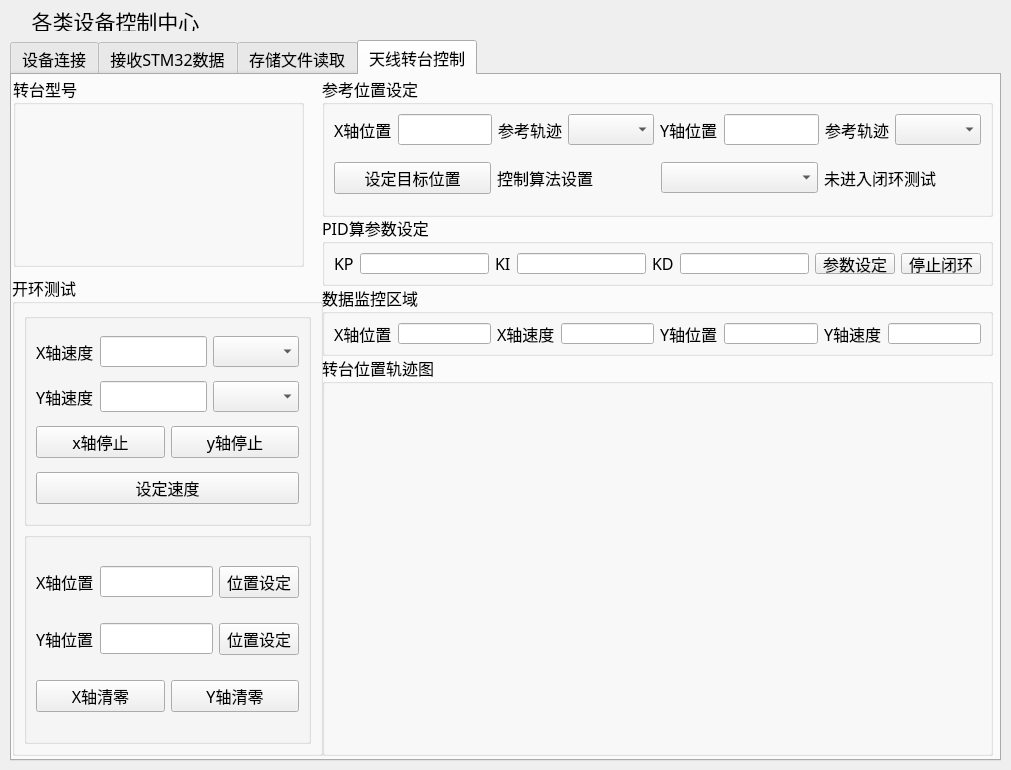
<?xml version="1.0" encoding="UTF-8"?>
<ui version="4.0">
 <class>MainWindow</class>
 <widget class="QMainWindow" name="MainWindow">
  <property name="geometry">
   <rect>
    <x>0</x>
    <y>0</y>
    <width>1011</width>
    <height>770</height>
   </rect>
  </property>
  <property name="font">
   <font>
    <family>宋体</family>
   </font>
  </property>
  <property name="windowTitle">
   <string>MainWindow</string>
  </property>
  <widget class="QWidget" name="centralwidget">
   <widget class="QTabWidget" name="tabWidget">
    <property name="geometry">
     <rect>
      <x>10</x>
      <y>40</y>
      <width>991</width>
      <height>721</height>
     </rect>
    </property>
    <property name="font">
     <font>
      <family>宋体</family>
      <pointsize>12</pointsize>
     </font>
    </property>
    <property name="currentIndex">
     <number>3</number>
    </property>
    <property name="iconSize">
     <size>
      <width>20</width>
      <height>20</height>
     </size>
    </property>
    <property name="documentMode">
     <bool>false</bool>
    </property>
    <widget class="QWidget" name="tab_device_connect">
     <attribute name="title">
      <string>设备连接</string>
     </attribute>
     <widget class="QGroupBox" name="group_box_stm32_connection">
      <property name="geometry">
       <rect>
        <x>10</x>
        <y>10</y>
        <width>451</width>
        <height>181</height>
       </rect>
      </property>
      <property name="font">
       <font>
        <family>宋体</family>
        <pointsize>12</pointsize>
       </font>
      </property>
      <property name="layoutDirection">
       <enum>Qt::LayoutDirection::LeftToRight</enum>
      </property>
      <property name="title">
       <string>数据采集系统STM32以太网连接</string>
      </property>
      <layout class="QVBoxLayout" name="verticalLayout_5">
       <item>
        <layout class="QHBoxLayout" name="horizontalLayout">
         <item>
          <widget class="QLabel" name="label_2">
           <property name="font">
            <font>
             <family>宋体</family>
             <pointsize>12</pointsize>
            </font>
           </property>
           <property name="text">
            <string>服务IP</string>
           </property>
          </widget>
         </item>
         <item>
          <widget class="QLineEdit" name="lineEdit_local_ip"/>
         </item>
        </layout>
       </item>
       <item>
        <layout class="QHBoxLayout" name="horizontalLayout_8">
         <item>
          <widget class="QLabel" name="label_4">
           <property name="font">
            <font>
             <family>宋体</family>
             <pointsize>12</pointsize>
            </font>
           </property>
           <property name="text">
            <string>服务器端口</string>
           </property>
          </widget>
         </item>
         <item>
          <widget class="QLineEdit" name="lineEdit_local_port"/>
         </item>
        </layout>
       </item>
       <item>
        <layout class="QHBoxLayout" name="horizontalLayout_9">
         <item>
          <widget class="QPushButton" name="pushButton_connect">
           <property name="font">
            <font>
             <family>宋体</family>
             <pointsize>14</pointsize>
            </font>
           </property>
           <property name="text">
            <string>连接设备</string>
           </property>
          </widget>
         </item>
         <item>
          <widget class="QPushButton" name="pushButton_disconnect">
           <property name="enabled">
            <bool>false</bool>
           </property>
           <property name="font">
            <font>
             <family>宋体</family>
             <pointsize>14</pointsize>
            </font>
           </property>
           <property name="text">
            <string>断开连接</string>
           </property>
          </widget>
         </item>
        </layout>
       </item>
       <item>
        <layout class="QHBoxLayout" name="horizontalLayout_10">
         <item>
          <widget class="QLabel" name="label_5">
           <property name="font">
            <font>
             <family>宋体</family>
             <pointsize>12</pointsize>
            </font>
           </property>
           <property name="text">
            <string>状态</string>
           </property>
          </widget>
         </item>
         <item>
          <widget class="QLabel" name="label_status">
           <property name="font">
            <font>
             <family>宋体</family>
             <pointsize>12</pointsize>
            </font>
           </property>
           <property name="text">
            <string>未连接</string>
           </property>
           <property name="textFormat">
            <enum>Qt::TextFormat::PlainText</enum>
           </property>
          </widget>
         </item>
        </layout>
       </item>
      </layout>
     </widget>
     <widget class="QGroupBox" name="turntable_connection">
      <property name="geometry">
       <rect>
        <x>460</x>
        <y>10</y>
        <width>521</width>
        <height>181</height>
       </rect>
      </property>
      <property name="font">
       <font>
        <family>宋体</family>
        <pointsize>12</pointsize>
       </font>
      </property>
      <property name="layoutDirection">
       <enum>Qt::LayoutDirection::LeftToRight</enum>
      </property>
      <property name="title">
       <string>天线转台连接</string>
      </property>
      <layout class="QVBoxLayout" name="verticalLayout_13">
       <item>
        <layout class="QHBoxLayout" name="horizontalLayout_37">
         <item>
          <layout class="QHBoxLayout" name="horizontalLayout_29">
           <item>
            <widget class="QLabel" name="label_38">
             <property name="font">
              <font>
               <family>宋体</family>
               <pointsize>12</pointsize>
              </font>
             </property>
             <property name="text">
              <string>波特率</string>
             </property>
            </widget>
           </item>
           <item>
            <widget class="QLineEdit" name="lineEdit_baudrate"/>
           </item>
          </layout>
         </item>
         <item>
          <layout class="QHBoxLayout" name="horizontalLayout_30">
           <item>
            <widget class="QLabel" name="label_40">
             <property name="font">
              <font>
               <family>宋体</family>
               <pointsize>12</pointsize>
              </font>
             </property>
             <property name="text">
              <string>检验位</string>
             </property>
            </widget>
           </item>
           <item>
            <widget class="QLineEdit" name="lineEdit_parity"/>
           </item>
          </layout>
         </item>
        </layout>
       </item>
       <item>
        <layout class="QHBoxLayout" name="horizontalLayout_35">
         <item>
          <layout class="QHBoxLayout" name="horizontalLayout_31">
           <item>
            <widget class="QLabel" name="label_42">
             <property name="font">
              <font>
               <family>宋体</family>
               <pointsize>12</pointsize>
              </font>
             </property>
             <property name="text">
              <string>数据位</string>
             </property>
            </widget>
           </item>
           <item>
            <widget class="QLineEdit" name="lineEdit_dataBit"/>
           </item>
          </layout>
         </item>
         <item>
          <layout class="QHBoxLayout" name="horizontalLayout_32">
           <item>
            <widget class="QLabel" name="label_43">
             <property name="font">
              <font>
               <family>宋体</family>
               <pointsize>12</pointsize>
              </font>
             </property>
             <property name="text">
              <string>停止位</string>
             </property>
            </widget>
           </item>
           <item>
            <widget class="QLineEdit" name="lineEdit_stopBit"/>
           </item>
          </layout>
         </item>
        </layout>
       </item>
       <item>
        <layout class="QHBoxLayout" name="horizontalLayout_36">
         <item>
          <widget class="QLabel" name="label_44">
           <property name="font">
            <font>
             <family>宋体</family>
             <pointsize>12</pointsize>
            </font>
           </property>
           <property name="text">
            <string>串口设备路径</string>
           </property>
          </widget>
         </item>
         <item>
          <widget class="QLineEdit" name="lineEdit_port"/>
         </item>
        </layout>
       </item>
       <item>
        <layout class="QHBoxLayout" name="horizontalLayout_33">
         <item>
          <widget class="QPushButton" name="pushButton_connection">
           <property name="text">
            <string>连接转台</string>
           </property>
          </widget>
         </item>
         <item>
          <widget class="QPushButton" name="pushButton_disconnection">
           <property name="text">
            <string>断开连接</string>
           </property>
          </widget>
         </item>
        </layout>
       </item>
       <item>
        <layout class="QHBoxLayout" name="horizontalLayout_34">
         <item>
          <widget class="QLabel" name="label_37">
           <property name="font">
            <font>
             <family>宋体</family>
             <pointsize>12</pointsize>
            </font>
           </property>
           <property name="text">
            <string>状态</string>
           </property>
          </widget>
         </item>
         <item>
          <widget class="QLabel" name="connection_status">
           <property name="font">
            <font>
             <family>宋体</family>
             <pointsize>12</pointsize>
            </font>
           </property>
           <property name="text">
            <string>未连接</string>
           </property>
           <property name="textFormat">
            <enum>Qt::TextFormat::PlainText</enum>
           </property>
          </widget>
         </item>
        </layout>
       </item>
      </layout>
     </widget>
    </widget>
    <widget class="QWidget" name="tab_stm32">
     <attribute name="title">
      <string>接收STM32数据</string>
     </attribute>
     <widget class="QGroupBox" name="groupBox">
      <property name="geometry">
       <rect>
        <x>0</x>
        <y>10</y>
        <width>981</width>
        <height>61</height>
       </rect>
      </property>
      <property name="font">
       <font>
        <family>宋体</family>
        <pointsize>12</pointsize>
       </font>
      </property>
      <property name="title">
       <string>电机控制指令设置</string>
      </property>
      <layout class="QHBoxLayout" name="horizontalLayout_4">
       <item>
        <widget class="QLabel" name="label_13">
         <property name="text">
          <string>X坐标</string>
         </property>
        </widget>
       </item>
       <item>
        <widget class="QLineEdit" name="lineEdit_motor_x"/>
       </item>
       <item>
        <widget class="QLabel" name="label_14">
         <property name="text">
          <string>Y坐标</string>
         </property>
        </widget>
       </item>
       <item>
        <widget class="QLineEdit" name="lineEdit_motor_y"/>
       </item>
       <item>
        <widget class="QLabel" name="label_15">
         <property name="text">
          <string>速度</string>
         </property>
        </widget>
       </item>
       <item>
        <widget class="QLineEdit" name="lineEdit_motor_speed"/>
       </item>
       <item>
        <widget class="QPushButton" name="pushButton_motor_control">
         <property name="font">
          <font>
           <family>宋体</family>
           <pointsize>12</pointsize>
          </font>
         </property>
         <property name="text">
          <string>发送电机指令</string>
         </property>
        </widget>
       </item>
      </layout>
     </widget>
     <widget class="QGroupBox" name="groupBox_2">
      <property name="geometry">
       <rect>
        <x>0</x>
        <y>70</y>
        <width>981</width>
        <height>111</height>
       </rect>
      </property>
      <property name="font">
       <font>
        <family>宋体</family>
        <pointsize>12</pointsize>
       </font>
      </property>
      <property name="title">
       <string>功率寻优指令设置</string>
      </property>
      <layout class="QVBoxLayout" name="verticalLayout_14">
       <item>
        <layout class="QHBoxLayout" name="horizontalLayout_5">
         <item>
          <widget class="QLabel" name="label_16">
           <property name="text">
            <string>轨迹设定</string>
           </property>
          </widget>
         </item>
         <item>
          <widget class="QComboBox" name="comboBox_traj_type"/>
         </item>
         <item>
          <widget class="QLabel" name="label_10">
           <property name="text">
            <string>最大电压</string>
           </property>
          </widget>
         </item>
         <item>
          <widget class="QLineEdit" name="lineEdit_max_voltage"/>
         </item>
         <item>
          <widget class="QLabel" name="label_9">
           <property name="text">
            <string>电压步长</string>
           </property>
          </widget>
         </item>
         <item>
          <widget class="QLineEdit" name="lineEdit_voltage_step"/>
         </item>
         <item>
          <widget class="QLabel" name="label_26">
           <property name="text">
            <string>初始电压</string>
           </property>
          </widget>
         </item>
         <item>
          <widget class="QLineEdit" name="lineEdit_initial_voltage"/>
         </item>
        </layout>
       </item>
       <item>
        <layout class="QHBoxLayout" name="horizontalLayout_6">
         <item>
          <widget class="QLabel" name="label_11">
           <property name="text">
            <string>方形边长</string>
           </property>
          </widget>
         </item>
         <item>
          <widget class="QLineEdit" name="lineEdit_square_step_2"/>
         </item>
         <item>
          <widget class="QLabel" name="label_8">
           <property name="text">
            <string>方形步长</string>
           </property>
          </widget>
         </item>
         <item>
          <widget class="QLineEdit" name="lineEdit_square_step"/>
         </item>
         <item>
          <widget class="QLabel" name="label_7">
           <property name="text">
            <string>圆形半径</string>
           </property>
          </widget>
         </item>
         <item>
          <widget class="QLineEdit" name="lineEdit_circle_radius"/>
         </item>
         <item>
          <widget class="QPushButton" name="pushButton_find_optimal">
           <property name="font">
            <font>
             <family>宋体</family>
             <pointsize>12</pointsize>
            </font>
           </property>
           <property name="text">
            <string>发送寻优指令</string>
           </property>
          </widget>
         </item>
        </layout>
       </item>
      </layout>
     </widget>
     <widget class="QGroupBox" name="groupBox_7">
      <property name="geometry">
       <rect>
        <x>0</x>
        <y>360</y>
        <width>341</width>
        <height>191</height>
       </rect>
      </property>
      <property name="font">
       <font>
        <family>宋体</family>
        <pointsize>12</pointsize>
       </font>
      </property>
      <property name="title">
       <string>寻优过程数据显示</string>
      </property>
      <layout class="QVBoxLayout" name="verticalLayout_9">
       <item>
        <layout class="QHBoxLayout" name="horizontalLayout_2">
         <item>
          <widget class="QLabel" name="label_18">
           <property name="font">
            <font>
             <family>宋体</family>
             <pointsize>12</pointsize>
            </font>
           </property>
           <property name="text">
            <string>当前通道</string>
           </property>
          </widget>
         </item>
         <item>
          <widget class="QLineEdit" name="lineEdit_read_currentchannel"/>
         </item>
        </layout>
       </item>
       <item>
        <layout class="QHBoxLayout" name="horizontalLayout_14">
         <item>
          <widget class="QLabel" name="label_20">
           <property name="font">
            <font>
             <family>宋体</family>
             <pointsize>12</pointsize>
            </font>
           </property>
           <property name="text">
            <string>当前功率</string>
           </property>
          </widget>
         </item>
         <item>
          <widget class="QLineEdit" name="lineEdit_read_currentpower"/>
         </item>
        </layout>
       </item>
       <item>
        <layout class="QHBoxLayout" name="horizontalLayout_3">
         <item>
          <widget class="QLabel" name="label_19">
           <property name="font">
            <font>
             <family>宋体</family>
             <pointsize>12</pointsize>
            </font>
           </property>
           <property name="text">
            <string>当前电压</string>
           </property>
          </widget>
         </item>
         <item>
          <widget class="QLineEdit" name="lineEdit_read_currentvoltage"/>
         </item>
        </layout>
       </item>
      </layout>
     </widget>
     <widget class="QGroupBox" name="groupBox_chart">
      <property name="geometry">
       <rect>
        <x>340</x>
        <y>180</y>
        <width>641</width>
        <height>371</height>
       </rect>
      </property>
      <property name="font">
       <font>
        <family>宋体</family>
        <pointsize>12</pointsize>
       </font>
      </property>
      <property name="title">
       <string>电机位置轨迹图</string>
      </property>
      <layout class="QHBoxLayout" name="horizontalLayout_26">
       <item>
        <widget class="QWidget" name="widget_chart" native="true"/>
       </item>
      </layout>
     </widget>
     <widget class="QGroupBox" name="groupBox_6">
      <property name="geometry">
       <rect>
        <x>0</x>
        <y>550</y>
        <width>981</width>
        <height>141</height>
       </rect>
      </property>
      <property name="font">
       <font>
        <family>宋体</family>
        <pointsize>12</pointsize>
       </font>
      </property>
      <property name="title">
       <string>寻优结果显示</string>
      </property>
      <layout class="QVBoxLayout" name="verticalLayout_3">
       <item>
        <layout class="QHBoxLayout" name="horizontalLayout_15">
         <item>
          <widget class="QLabel" name="label_21">
           <property name="font">
            <font>
             <family>宋体</family>
             <pointsize>12</pointsize>
            </font>
           </property>
           <property name="text">
            <string>Channel1_Vmax</string>
           </property>
          </widget>
         </item>
         <item>
          <widget class="QLineEdit" name="lineEdit_read_channel1voltagemax"/>
         </item>
         <item>
          <widget class="QLabel" name="label_22">
           <property name="font">
            <font>
             <family>宋体</family>
             <pointsize>12</pointsize>
            </font>
           </property>
           <property name="text">
            <string>Channel2_Vmax</string>
           </property>
          </widget>
         </item>
         <item>
          <widget class="QLineEdit" name="lineEdit_read_channel2voltagemax"/>
         </item>
        </layout>
       </item>
       <item>
        <layout class="QHBoxLayout" name="horizontalLayout_16">
         <item>
          <widget class="QLabel" name="label_23">
           <property name="font">
            <font>
             <family>宋体</family>
             <pointsize>12</pointsize>
            </font>
           </property>
           <property name="text">
            <string>Channel3_Vmax</string>
           </property>
          </widget>
         </item>
         <item>
          <widget class="QLineEdit" name="lineEdit_read_channel3voltagemax"/>
         </item>
         <item>
          <widget class="QLabel" name="label_24">
           <property name="font">
            <font>
             <family>宋体</family>
             <pointsize>12</pointsize>
            </font>
           </property>
           <property name="text">
            <string>Channel4_Vmax</string>
           </property>
          </widget>
         </item>
         <item>
          <widget class="QLineEdit" name="lineEdit_read_channel4voltagemax"/>
         </item>
        </layout>
       </item>
       <item>
        <layout class="QHBoxLayout" name="horizontalLayout_17">
         <item>
          <widget class="QLabel" name="label_25">
           <property name="font">
            <font>
             <family>宋体</family>
             <pointsize>12</pointsize>
            </font>
           </property>
           <property name="text">
            <string>Pmax</string>
           </property>
          </widget>
         </item>
         <item>
          <widget class="QLineEdit" name="lineEdit_read_powermax"/>
         </item>
        </layout>
       </item>
      </layout>
     </widget>
     <widget class="QGroupBox" name="groupBox_5">
      <property name="geometry">
       <rect>
        <x>0</x>
        <y>180</y>
        <width>341</width>
        <height>181</height>
       </rect>
      </property>
      <property name="font">
       <font>
        <family>宋体</family>
        <pointsize>12</pointsize>
       </font>
      </property>
      <property name="title">
       <string>电机当前状态读取</string>
      </property>
      <layout class="QVBoxLayout" name="verticalLayout">
       <item>
        <layout class="QHBoxLayout" name="horizontalLayout_12">
         <item>
          <widget class="QLabel" name="label_6">
           <property name="font">
            <font>
             <family>宋体</family>
             <pointsize>12</pointsize>
            </font>
           </property>
           <property name="text">
            <string>x坐标</string>
           </property>
          </widget>
         </item>
         <item>
          <widget class="QLineEdit" name="lineEdit_read_motor_x"/>
         </item>
        </layout>
       </item>
       <item>
        <layout class="QHBoxLayout" name="horizontalLayout_13">
         <item>
          <widget class="QLabel" name="label_12">
           <property name="font">
            <font>
             <family>宋体</family>
             <pointsize>12</pointsize>
            </font>
           </property>
           <property name="text">
            <string>y坐标</string>
           </property>
          </widget>
         </item>
         <item>
          <widget class="QLineEdit" name="lineEdit_read_motor_y"/>
         </item>
        </layout>
       </item>
       <item>
        <layout class="QHBoxLayout" name="horizontalLayout_19">
         <item>
          <widget class="QLabel" name="label_17">
           <property name="font">
            <font>
             <family>宋体</family>
             <pointsize>12</pointsize>
             <bold>false</bold>
            </font>
           </property>
           <property name="text">
            <string>速度</string>
           </property>
          </widget>
         </item>
         <item>
          <widget class="QLineEdit" name="lineEdit_read_motor_speed"/>
         </item>
        </layout>
       </item>
      </layout>
     </widget>
    </widget>
    <widget class="QWidget" name="tab_file_read">
     <attribute name="title">
      <string>存储文件读取</string>
     </attribute>
     <widget class="QWidget" name="layoutWidget">
      <property name="geometry">
       <rect>
        <x>22</x>
        <y>12</y>
        <width>941</width>
        <height>671</height>
       </rect>
      </property>
      <layout class="QVBoxLayout" name="verticalLayout_4">
       <item>
        <layout class="QHBoxLayout" name="horizontalLayout_7">
         <item>
          <widget class="QPushButton" name="pushButton_filenamedisplay">
           <property name="font">
            <font>
             <family>宋体</family>
             <pointsize>12</pointsize>
             <bold>false</bold>
            </font>
           </property>
           <property name="text">
            <string>文件浏览</string>
           </property>
          </widget>
         </item>
         <item>
          <widget class="QPushButton" name="pushButton_read_file">
           <property name="text">
            <string>内容查看</string>
           </property>
          </widget>
         </item>
        </layout>
       </item>
       <item>
        <widget class="QListWidget" name="listWidget_files"/>
       </item>
       <item>
        <widget class="QLabel" name="label_selected_file">
         <property name="sizePolicy">
          <sizepolicy hsizetype="Expanding" vsizetype="Preferred">
           <horstretch>0</horstretch>
           <verstretch>0</verstretch>
          </sizepolicy>
         </property>
         <property name="text">
          <string>当前未选中</string>
         </property>
        </widget>
       </item>
       <item>
        <widget class="QTableWidget" name="tableWidget_file_content">
         <property name="alternatingRowColors">
          <bool>true</bool>
         </property>
         <property name="selectionMode">
          <enum>QAbstractItemView::SelectionMode::SingleSelection</enum>
         </property>
         <property name="selectionBehavior">
          <enum>QAbstractItemView::SelectionBehavior::SelectRows</enum>
         </property>
        </widget>
       </item>
      </layout>
     </widget>
    </widget>
    <widget class="QWidget" name="tab_turntable_control">
     <attribute name="title">
      <string>天线转台控制</string>
     </attribute>
     <widget class="QGroupBox" name="group_box_turntable_shape">
      <property name="geometry">
       <rect>
        <x>1</x>
        <y>1</y>
        <width>291</width>
        <height>191</height>
       </rect>
      </property>
      <property name="title">
       <string>转台型号</string>
      </property>
      <layout class="QVBoxLayout" name="verticalLayout_7">
       <item>
        <widget class="QLabel" name="label_turntable_img">
         <property name="text">
          <string/>
         </property>
         <property name="pixmap">
          <pixmap>:/i18n/PowerOptimizer_zh_CN.qm</pixmap>
         </property>
        </widget>
       </item>
      </layout>
     </widget>
     <widget class="QGroupBox" name="open_group_box_turntable_control">
      <property name="geometry">
       <rect>
        <x>0</x>
        <y>200</y>
        <width>311</width>
        <height>481</height>
       </rect>
      </property>
      <property name="title">
       <string>开环测试</string>
      </property>
      <layout class="QVBoxLayout" name="verticalLayout_2">
       <item>
        <widget class="QGroupBox" name="groupBox_3">
         <property name="font">
          <font>
           <family>宋体</family>
           <pointsize>12</pointsize>
          </font>
         </property>
         <property name="title">
          <string/>
         </property>
         <layout class="QVBoxLayout" name="verticalLayout_6">
          <item>
           <layout class="QHBoxLayout" name="horizontalLayout_11">
            <item>
             <widget class="QLabel" name="label_36">
              <property name="text">
               <string>X轴速度</string>
              </property>
             </widget>
            </item>
            <item>
             <widget class="QLineEdit" name="line_edit_x_speed_cmd"/>
            </item>
            <item>
             <widget class="QComboBox" name="combo_box_x_speed_cmd"/>
            </item>
           </layout>
          </item>
          <item>
           <layout class="QHBoxLayout" name="horizontalLayout_18">
            <item>
             <widget class="QLabel" name="label_35">
              <property name="text">
               <string>Y轴速度</string>
              </property>
             </widget>
            </item>
            <item>
             <widget class="QLineEdit" name="line_edit_y_speed_cmd"/>
            </item>
            <item>
             <widget class="QComboBox" name="combo_box_y_speed_cmd"/>
            </item>
           </layout>
          </item>
          <item>
           <layout class="QHBoxLayout" name="horizontalLayout_27">
            <item>
             <widget class="QPushButton" name="btn_stop_x_turntable_run">
              <property name="text">
               <string>x轴停止</string>
              </property>
             </widget>
            </item>
            <item>
             <widget class="QPushButton" name="btn_stop_y_turntable_run">
              <property name="text">
               <string>y轴停止</string>
              </property>
             </widget>
            </item>
           </layout>
          </item>
          <item>
           <widget class="QPushButton" name="btn_set_speed">
            <property name="text">
             <string>设定速度</string>
            </property>
           </widget>
          </item>
         </layout>
        </widget>
       </item>
       <item>
        <widget class="QGroupBox" name="groupBox_4">
         <property name="font">
          <font>
           <family>宋体</family>
           <pointsize>12</pointsize>
          </font>
         </property>
         <property name="title">
          <string/>
         </property>
         <layout class="QVBoxLayout" name="verticalLayout_10">
          <item>
           <layout class="QHBoxLayout" name="horizontalLayout_20">
            <item>
             <widget class="QLabel" name="label_33">
              <property name="font">
               <font>
                <family>宋体</family>
                <pointsize>12</pointsize>
               </font>
              </property>
              <property name="text">
               <string>X轴位置</string>
              </property>
             </widget>
            </item>
            <item>
             <widget class="QLineEdit" name="line_edit_x_pos"/>
            </item>
            <item>
             <widget class="QPushButton" name="btn_set_x_pos">
              <property name="text">
               <string>位置设定</string>
              </property>
             </widget>
            </item>
           </layout>
          </item>
          <item>
           <layout class="QHBoxLayout" name="horizontalLayout_21">
            <item>
             <widget class="QLabel" name="label_34">
              <property name="text">
               <string>Y轴位置</string>
              </property>
             </widget>
            </item>
            <item>
             <widget class="QLineEdit" name="line_edit_y_pos"/>
            </item>
            <item>
             <widget class="QPushButton" name="btn_set_y_pos">
              <property name="text">
               <string>位置设定</string>
              </property>
             </widget>
            </item>
           </layout>
          </item>
          <item>
           <layout class="QHBoxLayout" name="horizontalLayout_28">
            <item>
             <widget class="QPushButton" name="btn_x_zero">
              <property name="text">
               <string>X轴清零</string>
              </property>
             </widget>
            </item>
            <item>
             <widget class="QPushButton" name="btn_y_zero">
              <property name="text">
               <string>Y轴清零</string>
              </property>
             </widget>
            </item>
           </layout>
          </item>
         </layout>
        </widget>
       </item>
      </layout>
     </widget>
     <widget class="QGroupBox" name="groupBox_8">
      <property name="geometry">
       <rect>
        <x>310</x>
        <y>210</y>
        <width>671</width>
        <height>71</height>
       </rect>
      </property>
      <property name="title">
       <string>数据监控区域</string>
      </property>
      <layout class="QHBoxLayout" name="horizontalLayout_22">
       <item>
        <widget class="QLabel" name="label">
         <property name="text">
          <string>X轴位置</string>
         </property>
        </widget>
       </item>
       <item>
        <widget class="QLineEdit" name="line_edit_monitor_x_pos"/>
       </item>
       <item>
        <widget class="QLabel" name="label_27">
         <property name="text">
          <string>X轴速度</string>
         </property>
        </widget>
       </item>
       <item>
        <widget class="QLineEdit" name="line_edit_monitor_x_speed"/>
       </item>
       <item>
        <widget class="QLabel" name="label_3">
         <property name="text">
          <string>Y轴位置</string>
         </property>
        </widget>
       </item>
       <item>
        <widget class="QLineEdit" name="line_edit_monitor_y_pos"/>
       </item>
       <item>
        <widget class="QLabel" name="label_28">
         <property name="text">
          <string>Y轴速度</string>
         </property>
        </widget>
       </item>
       <item>
        <widget class="QLineEdit" name="line_edit_monitor_y_speed"/>
       </item>
      </layout>
     </widget>
     <widget class="QGroupBox" name="groupBox_9">
      <property name="geometry">
       <rect>
        <x>310</x>
        <y>1</y>
        <width>671</width>
        <height>141</height>
       </rect>
      </property>
      <property name="title">
       <string>参考位置设定</string>
      </property>
      <layout class="QVBoxLayout" name="verticalLayout_8">
       <item>
        <layout class="QHBoxLayout" name="horizontalLayout_25">
         <item>
          <widget class="QLabel" name="label_29">
           <property name="text">
            <string>X轴位置</string>
           </property>
          </widget>
         </item>
         <item>
          <widget class="QLineEdit" name="line_edit_x_pos_ref"/>
         </item>
         <item>
          <widget class="QLabel" name="label_31">
           <property name="text">
            <string>参考轨迹</string>
           </property>
          </widget>
         </item>
         <item>
          <widget class="QComboBox" name="combo_box_x_track_ref"/>
         </item>
         <item>
          <widget class="QLabel" name="label_30">
           <property name="text">
            <string>Y轴位置</string>
           </property>
          </widget>
         </item>
         <item>
          <widget class="QLineEdit" name="line_edit_y_pos_ref"/>
         </item>
         <item>
          <widget class="QLabel" name="label_32">
           <property name="text">
            <string>参考轨迹</string>
           </property>
          </widget>
         </item>
         <item>
          <widget class="QComboBox" name="combo_box_y_track_ref"/>
         </item>
        </layout>
       </item>
       <item>
        <layout class="QHBoxLayout" name="horizontalLayout_24">
         <item>
          <widget class="QPushButton" name="btn_set_target_pos">
           <property name="text">
            <string>设定目标位置</string>
           </property>
          </widget>
         </item>
         <item>
          <widget class="QLabel" name="label_45">
           <property name="text">
            <string>控制算法设置</string>
           </property>
          </widget>
         </item>
         <item>
          <widget class="QComboBox" name="controller_selection"/>
         </item>
         <item>
          <widget class="QLabel" name="control_status">
           <property name="text">
            <string>未进入闭环测试</string>
           </property>
          </widget>
         </item>
        </layout>
       </item>
      </layout>
     </widget>
     <widget class="QGroupBox" name="groupBox_10">
      <property name="geometry">
       <rect>
        <x>310</x>
        <y>140</y>
        <width>671</width>
        <height>71</height>
       </rect>
      </property>
      <property name="title">
       <string>PID算参数设定</string>
      </property>
      <layout class="QHBoxLayout" name="horizontalLayout_23">
       <item>
        <widget class="QLabel" name="label_46">
         <property name="text">
          <string>KP</string>
         </property>
        </widget>
       </item>
       <item>
        <widget class="QLineEdit" name="line_edit_kp_parameter"/>
       </item>
       <item>
        <widget class="QLabel" name="label_47">
         <property name="text">
          <string>KI</string>
         </property>
        </widget>
       </item>
       <item>
        <widget class="QLineEdit" name="line_edit_ki_parameter"/>
       </item>
       <item>
        <widget class="QLabel" name="label_48">
         <property name="text">
          <string>KD</string>
         </property>
        </widget>
       </item>
       <item>
        <widget class="QLineEdit" name="line_edit_kd_parameter"/>
       </item>
       <item>
        <widget class="QPushButton" name="btn_set_pidcontroller_parameter">
         <property name="text">
          <string>参数设定</string>
         </property>
        </widget>
       </item>
       <item>
        <widget class="QPushButton" name="btn_stop_pidcontroller">
         <property name="text">
          <string>停止闭环</string>
         </property>
        </widget>
       </item>
      </layout>
     </widget>
     <widget class="QGroupBox" name="groupBox_chart_2">
      <property name="geometry">
       <rect>
        <x>310</x>
        <y>280</y>
        <width>671</width>
        <height>401</height>
       </rect>
      </property>
      <property name="font">
       <font>
        <family>宋体</family>
        <pointsize>12</pointsize>
       </font>
      </property>
      <property name="title">
       <string>转台位置轨迹图</string>
      </property>
      <layout class="QHBoxLayout" name="horizontalLayout_38">
       <item>
        <widget class="QWidget" name="turntable_position_chart" native="true"/>
       </item>
      </layout>
     </widget>
    </widget>
   </widget>
   <widget class="QLabel" name="label_39">
    <property name="geometry">
     <rect>
      <x>20</x>
      <y>10</y>
      <width>191</width>
      <height>21</height>
     </rect>
    </property>
    <property name="font">
     <font>
      <family>Times New Roman</family>
      <pointsize>16</pointsize>
     </font>
    </property>
    <property name="text">
     <string>各类设备控制中心</string>
    </property>
    <property name="alignment">
     <set>Qt::AlignmentFlag::AlignCenter</set>
    </property>
   </widget>
  </widget>
 </widget>
 <resources/>
 <connections/>
</ui>
